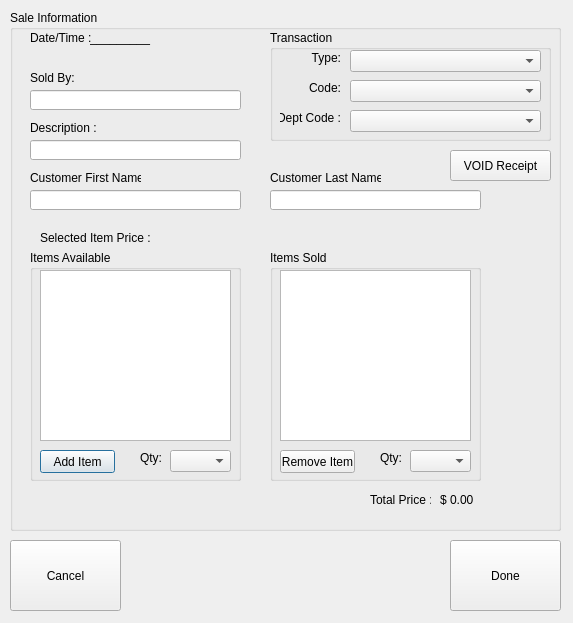
<?xml version="1.0" encoding="UTF-8"?>
<ui version="4.0">
 <class>ReceiptEditor</class>
 <widget class="QDialog" name="ReceiptEditor">
  <property name="geometry">
   <rect>
    <x>0</x>
    <y>0</y>
    <width>573</width>
    <height>623</height>
   </rect>
  </property>
  <property name="windowTitle">
   <string>Receipt Editor</string>
  </property>
  <widget class="QGroupBox" name="groupBox_4">
   <property name="geometry">
    <rect>
     <x>10</x>
     <y>10</y>
     <width>551</width>
     <height>521</height>
    </rect>
   </property>
   <property name="title">
    <string>Sale Information</string>
   </property>
   <widget class="QLabel" name="label_7">
    <property name="geometry">
     <rect>
      <x>20</x>
      <y>110</y>
      <width>111</width>
      <height>16</height>
     </rect>
    </property>
    <property name="text">
     <string>Description :</string>
    </property>
   </widget>
   <widget class="QGroupBox" name="groupBox_3">
    <property name="geometry">
     <rect>
      <x>20</x>
      <y>240</y>
      <width>211</width>
      <height>231</height>
     </rect>
    </property>
    <property name="title">
     <string>Items Available</string>
    </property>
    <widget class="QPushButton" name="addItemButton">
     <property name="geometry">
      <rect>
       <x>10</x>
       <y>200</y>
       <width>75</width>
       <height>23</height>
      </rect>
     </property>
     <property name="text">
      <string>Add Item</string>
     </property>
    </widget>
    <widget class="QLabel" name="label_10">
     <property name="geometry">
      <rect>
       <x>110</x>
       <y>200</y>
       <width>31</width>
       <height>16</height>
      </rect>
     </property>
     <property name="text">
      <string>Qty:</string>
     </property>
    </widget>
    <widget class="QComboBox" name="addQuantityComboBox">
     <property name="geometry">
      <rect>
       <x>140</x>
       <y>200</y>
       <width>61</width>
       <height>22</height>
      </rect>
     </property>
    </widget>
    <widget class="QListWidget" name="availableItems">
     <property name="geometry">
      <rect>
       <x>10</x>
       <y>20</y>
       <width>191</width>
       <height>171</height>
      </rect>
     </property>
    </widget>
   </widget>
   <widget class="QLineEdit" name="seller">
    <property name="geometry">
     <rect>
      <x>20</x>
      <y>80</y>
      <width>211</width>
      <height>20</height>
     </rect>
    </property>
   </widget>
   <widget class="QLineEdit" name="customerLastName">
    <property name="geometry">
     <rect>
      <x>260</x>
      <y>180</y>
      <width>211</width>
      <height>20</height>
     </rect>
    </property>
   </widget>
   <widget class="QLabel" name="dateTimeLabel">
    <property name="geometry">
     <rect>
      <x>80</x>
      <y>20</y>
      <width>161</width>
      <height>16</height>
     </rect>
    </property>
    <property name="text">
     <string>_________</string>
    </property>
   </widget>
   <widget class="QGroupBox" name="transactionGroup">
    <property name="geometry">
     <rect>
      <x>260</x>
      <y>20</y>
      <width>281</width>
      <height>111</height>
     </rect>
    </property>
    <property name="title">
     <string>Transaction </string>
    </property>
    <widget class="QLabel" name="label_2">
     <property name="geometry">
      <rect>
       <x>10</x>
       <y>20</y>
       <width>61</width>
       <height>16</height>
      </rect>
     </property>
     <property name="text">
      <string>Type:</string>
     </property>
     <property name="alignment">
      <set>Qt::AlignRight|Qt::AlignTrailing|Qt::AlignVCenter</set>
     </property>
    </widget>
    <widget class="QComboBox" name="typeComboBox">
     <property name="geometry">
      <rect>
       <x>80</x>
       <y>20</y>
       <width>191</width>
       <height>22</height>
      </rect>
     </property>
    </widget>
    <widget class="QLabel" name="label_3">
     <property name="geometry">
      <rect>
       <x>10</x>
       <y>50</y>
       <width>61</width>
       <height>16</height>
      </rect>
     </property>
     <property name="text">
      <string>Code:</string>
     </property>
     <property name="alignment">
      <set>Qt::AlignRight|Qt::AlignTrailing|Qt::AlignVCenter</set>
     </property>
    </widget>
    <widget class="QComboBox" name="codeComboBox">
     <property name="geometry">
      <rect>
       <x>80</x>
       <y>50</y>
       <width>191</width>
       <height>22</height>
      </rect>
     </property>
    </widget>
    <widget class="QLabel" name="label_8">
     <property name="geometry">
      <rect>
       <x>10</x>
       <y>80</y>
       <width>61</width>
       <height>16</height>
      </rect>
     </property>
     <property name="text">
      <string>Dept Code :</string>
     </property>
     <property name="alignment">
      <set>Qt::AlignRight|Qt::AlignTrailing|Qt::AlignVCenter</set>
     </property>
    </widget>
    <widget class="QComboBox" name="deptCodeComboBox">
     <property name="geometry">
      <rect>
       <x>80</x>
       <y>80</y>
       <width>191</width>
       <height>22</height>
      </rect>
     </property>
    </widget>
   </widget>
   <widget class="QLabel" name="label_6">
    <property name="geometry">
     <rect>
      <x>260</x>
      <y>160</y>
      <width>111</width>
      <height>16</height>
     </rect>
    </property>
    <property name="text">
     <string>Customer Last Name :</string>
    </property>
   </widget>
   <widget class="QLineEdit" name="customerFirstName">
    <property name="geometry">
     <rect>
      <x>20</x>
      <y>180</y>
      <width>211</width>
      <height>20</height>
     </rect>
    </property>
   </widget>
   <widget class="QLineEdit" name="description">
    <property name="geometry">
     <rect>
      <x>20</x>
      <y>130</y>
      <width>211</width>
      <height>20</height>
     </rect>
    </property>
   </widget>
   <widget class="QLabel" name="label">
    <property name="geometry">
     <rect>
      <x>20</x>
      <y>20</y>
      <width>61</width>
      <height>16</height>
     </rect>
    </property>
    <property name="text">
     <string>Date/Time :</string>
    </property>
   </widget>
   <widget class="QGroupBox" name="groupBox_2">
    <property name="geometry">
     <rect>
      <x>260</x>
      <y>240</y>
      <width>211</width>
      <height>231</height>
     </rect>
    </property>
    <property name="title">
     <string>Items Sold </string>
    </property>
    <widget class="QListWidget" name="itemsSold">
     <property name="geometry">
      <rect>
       <x>10</x>
       <y>20</y>
       <width>191</width>
       <height>171</height>
      </rect>
     </property>
    </widget>
    <widget class="QComboBox" name="removeQuantityComboBox">
     <property name="geometry">
      <rect>
       <x>140</x>
       <y>200</y>
       <width>61</width>
       <height>22</height>
      </rect>
     </property>
    </widget>
    <widget class="QPushButton" name="removeItemButton">
     <property name="geometry">
      <rect>
       <x>10</x>
       <y>200</y>
       <width>75</width>
       <height>23</height>
      </rect>
     </property>
     <property name="text">
      <string>Remove Item</string>
     </property>
    </widget>
    <widget class="QLabel" name="label_11">
     <property name="geometry">
      <rect>
       <x>110</x>
       <y>200</y>
       <width>31</width>
       <height>16</height>
      </rect>
     </property>
     <property name="text">
      <string>Qty:</string>
     </property>
    </widget>
   </widget>
   <widget class="QLabel" name="label_5">
    <property name="geometry">
     <rect>
      <x>20</x>
      <y>160</y>
      <width>111</width>
      <height>16</height>
     </rect>
    </property>
    <property name="text">
     <string>Customer First Name :</string>
    </property>
   </widget>
   <widget class="QLabel" name="label_4">
    <property name="geometry">
     <rect>
      <x>20</x>
      <y>60</y>
      <width>61</width>
      <height>16</height>
     </rect>
    </property>
    <property name="text">
     <string>Sold By:</string>
    </property>
   </widget>
   <widget class="QLabel" name="label_9">
    <property name="geometry">
     <rect>
      <x>360</x>
      <y>480</y>
      <width>61</width>
      <height>20</height>
     </rect>
    </property>
    <property name="text">
     <string>Total Price : </string>
    </property>
   </widget>
   <widget class="QLabel" name="runningTotalLabel">
    <property name="geometry">
     <rect>
      <x>430</x>
      <y>480</y>
      <width>61</width>
      <height>20</height>
     </rect>
    </property>
    <property name="text">
     <string>$ 0.00</string>
    </property>
   </widget>
   <widget class="QLabel" name="label_12">
    <property name="geometry">
     <rect>
      <x>30</x>
      <y>220</y>
      <width>111</width>
      <height>16</height>
     </rect>
    </property>
    <property name="text">
     <string>Selected Item Price : </string>
    </property>
   </widget>
   <widget class="QLabel" name="priceInfoLabel">
    <property name="geometry">
     <rect>
      <x>140</x>
      <y>220</y>
      <width>151</width>
      <height>20</height>
     </rect>
    </property>
    <property name="text">
     <string/>
    </property>
   </widget>
   <widget class="QPushButton" name="voidReceiptButton">
    <property name="geometry">
     <rect>
      <x>440</x>
      <y>140</y>
      <width>101</width>
      <height>31</height>
     </rect>
    </property>
    <property name="text">
     <string>VOID Receipt</string>
    </property>
   </widget>
  </widget>
  <widget class="QPushButton" name="cancelButton">
   <property name="geometry">
    <rect>
     <x>10</x>
     <y>540</y>
     <width>111</width>
     <height>71</height>
    </rect>
   </property>
   <property name="text">
    <string>Cancel</string>
   </property>
  </widget>
  <widget class="QPushButton" name="doneButton">
   <property name="geometry">
    <rect>
     <x>450</x>
     <y>540</y>
     <width>111</width>
     <height>71</height>
    </rect>
   </property>
   <property name="text">
    <string>Done</string>
   </property>
  </widget>
 </widget>
 <resources/>
 <connections/>
</ui>
